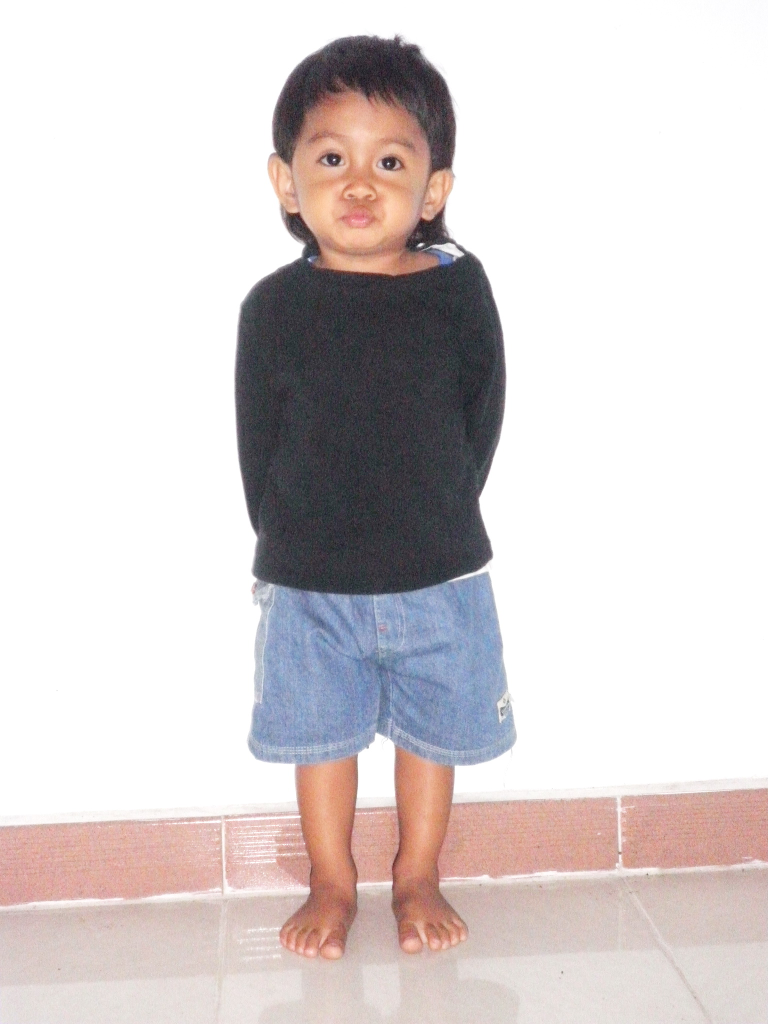
#> input picture uploads/2011_03_08_19_57_IMG_1990.JPG, 1536 x 2048 px (shown at 1/2 size)
$ python -i glow.py   (imports and definitions only)
#> lines starting #> are read from the running program, lines starting #| are printed output that depends on the picture
#> further down, picture is the input picture: PIL image 1536x2048 RGB; mean R, G, B 216, 208.8, 208.9
from PIL import ImageEnhance, ImageFilter

def apply_glow(image, brightness=1.2, blur_radius=5):
    # Meningkatkan kecerahan gambar
#> called with brightness = 1.2, blur_radius = 5
    enhancer = ImageEnhance.Brightness(image)
    bright_image = enhancer.enhance(brightness)
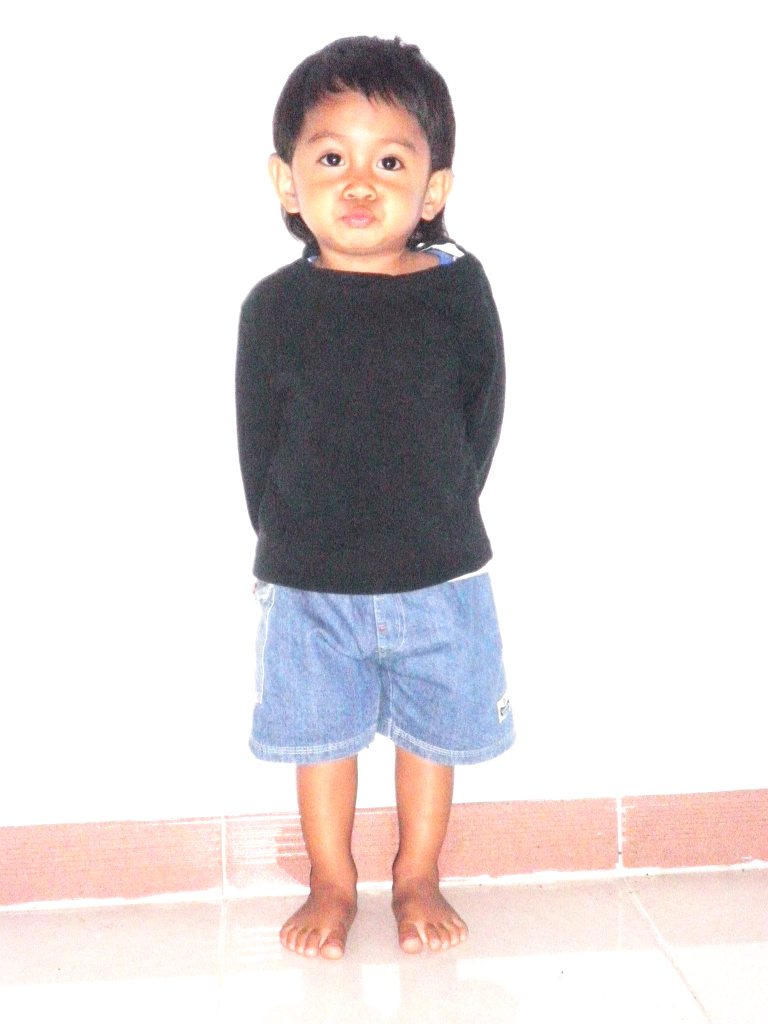
#> bright_image: PIL image 1536x2048 RGB (shown at 1/2 size); mean R, G, B 227.1, 220.6, 220.8

    # Menambahkan efek blur pada gambar
    glow_image = bright_image.filter(ImageFilter.GaussianBlur(blur_radius))

    # Menggabungkan gambar asli dan gambar dengan efek glow
    combined_image = Image.blend(image, glow_image, 0.5)
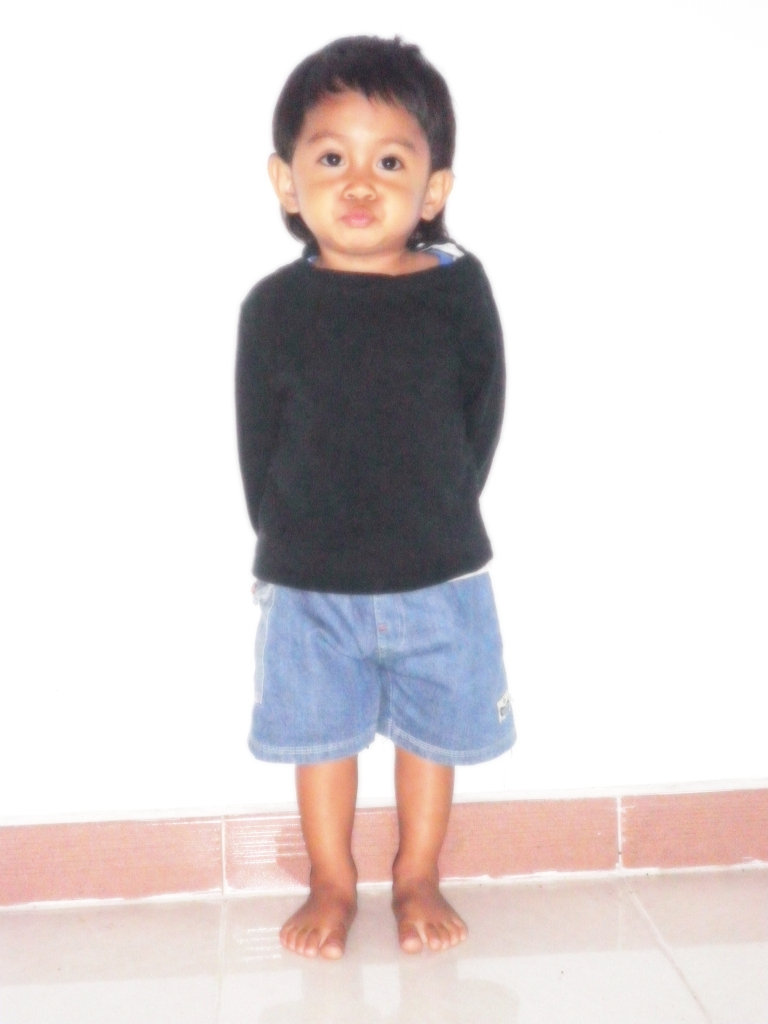
#> combined_image: PIL image 1536x2048 RGB (shown at 1/2 size); mean R, G, B 221.4, 214.6, 214.7

    return combined_image

>>> from PIL import Image
>>> picture = Image.open('uploads/2011_03_08_19_57_IMG_1990.JPG')
>>> result = apply_glow(picture)

$ run again, on uploads/2022_01_20_17_04_IMG_1437.JPG
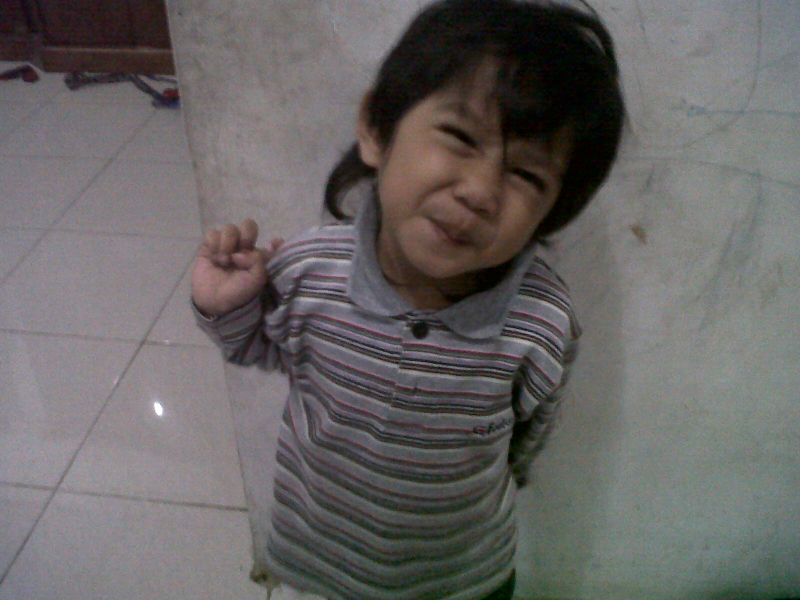
#> input picture uploads/2022_01_20_17_04_IMG_1437.JPG, 1600 x 1200 px (shown at 1/2 size)
#> picture is the input picture: PIL image 1600x1200 RGB; mean R, G, B 103.5, 100.4, 99.8
#> in apply_glow, `bright_image = enhancer.enhance(brightness)`:
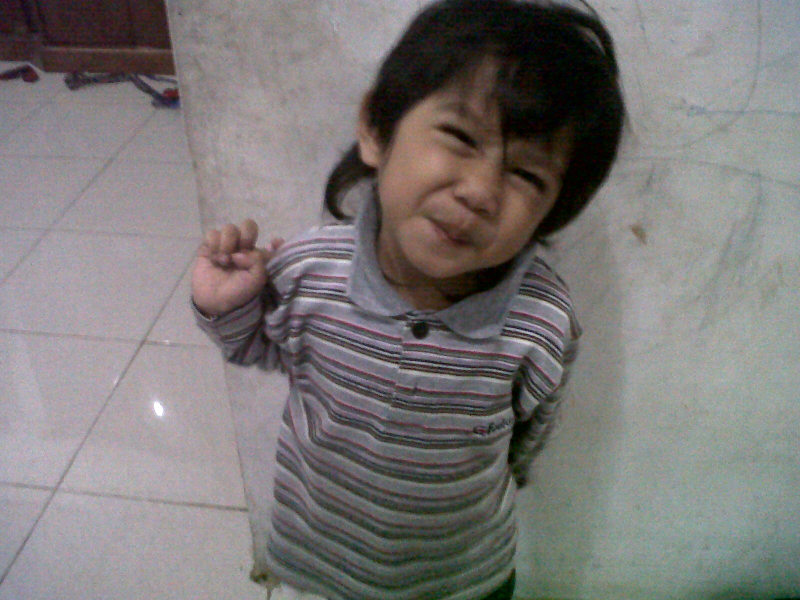
#> bright_image: PIL image 1600x1200 RGB (shown at 1/2 size); mean R, G, B 123.7, 120, 119.4

$ run again, on uploads/2022_01_21_00_10_IMG_5236.JPG
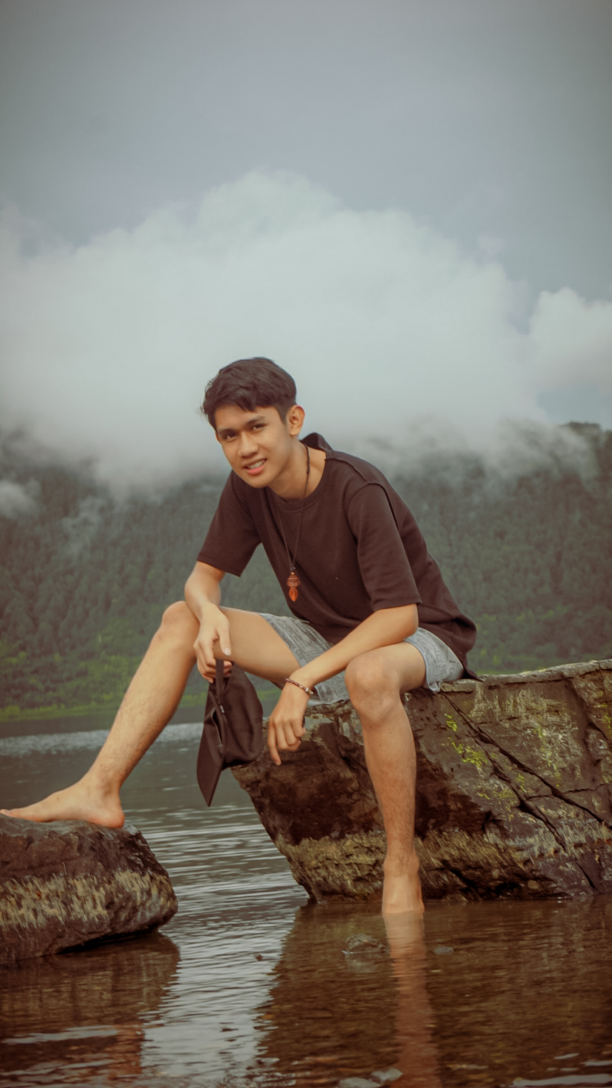
#> input picture uploads/2022_01_21_00_10_IMG_5236.JPG, 1834 x 3264 px (shown at 1/3 size)
#> picture is the input picture: PIL image 1834x3264 RGB; mean R, G, B 125.6, 117, 106.7
#> in apply_glow, `bright_image = enhancer.enhance(brightness)`:
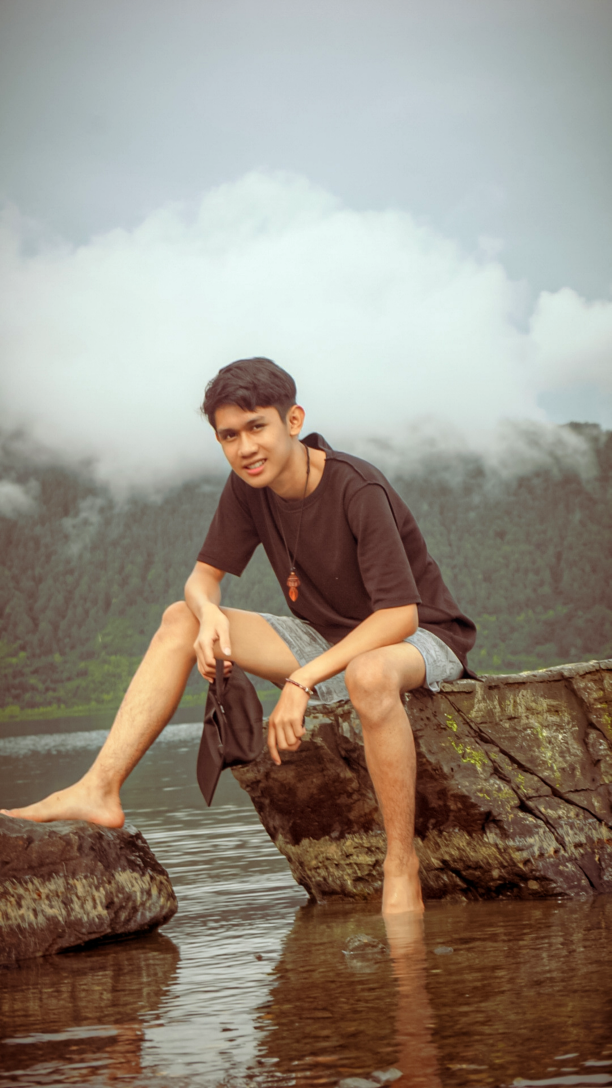
#> bright_image: PIL image 1834x3264 RGB (shown at 1/3 size); mean R, G, B 150.4, 140, 127.7

$ run again, on uploads/2022_06_27_01_10_IMG_3280.JPG
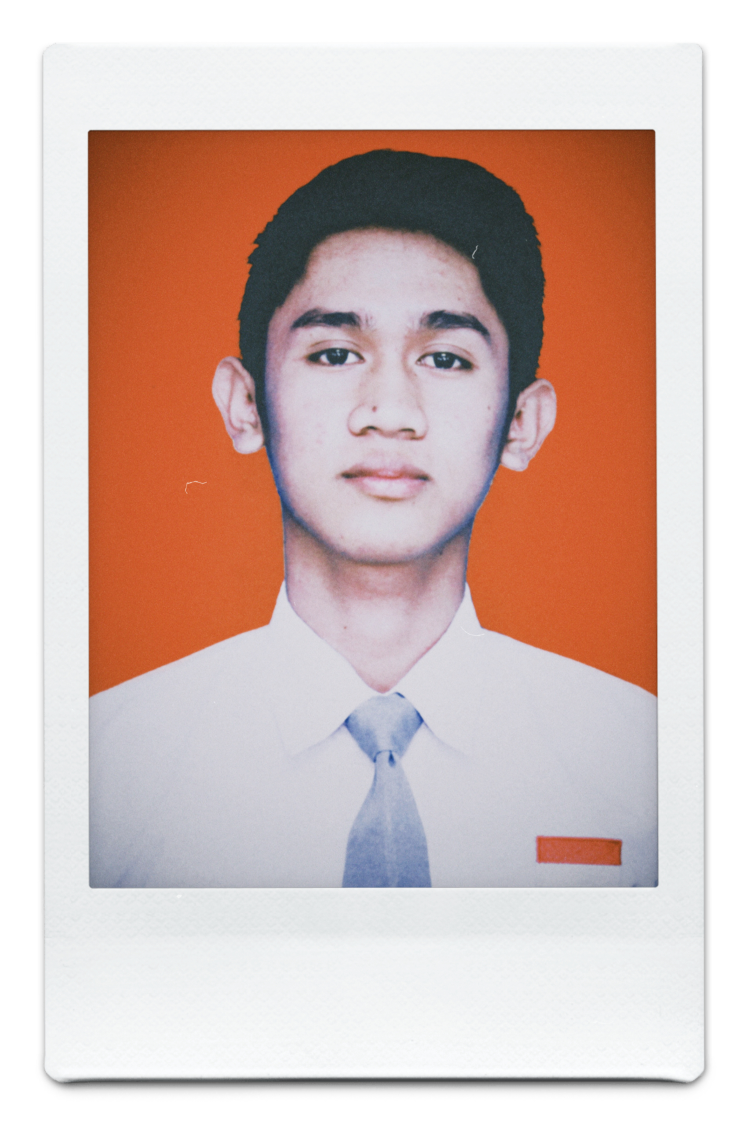
#> input picture uploads/2022_06_27_01_10_IMG_3280.JPG, 1497 x 2246 px (shown at 1/2 size)
#> picture is the input picture: PIL image 1497x2246 RGB; mean R, G, B 211.5, 188, 181.9
#> in apply_glow, `glow_image = bright_image.filter(ImageFilter.GaussianBlur(blur_radius))`:
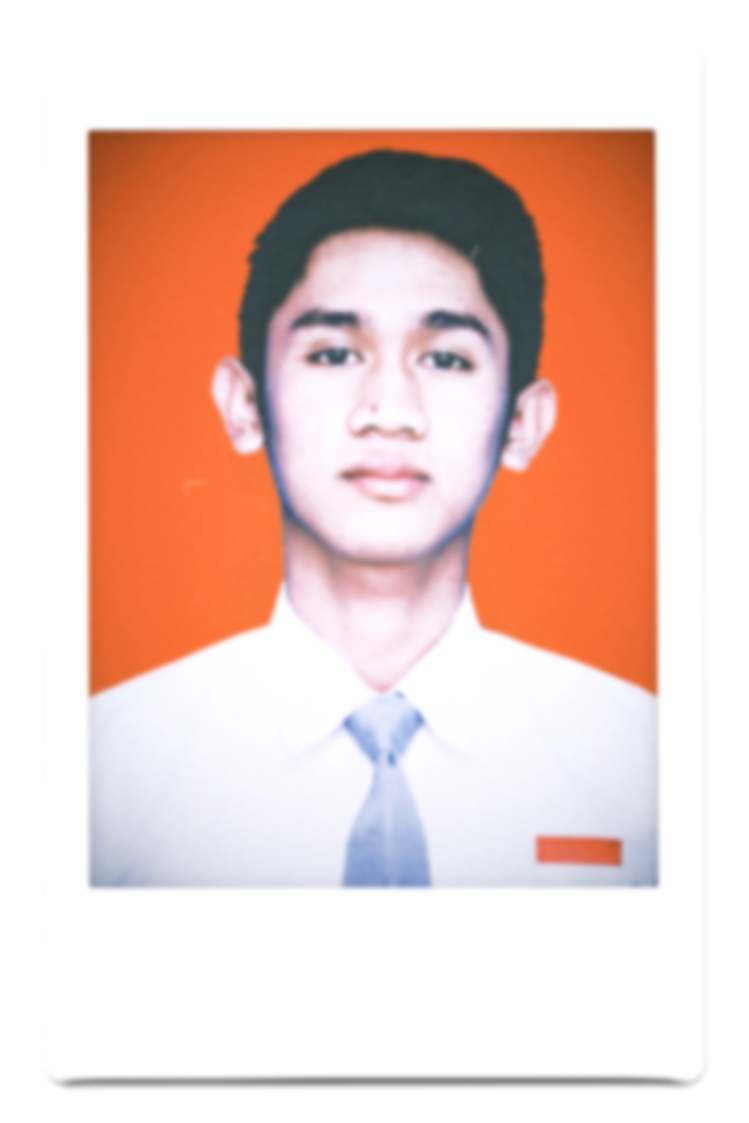
#> glow_image: PIL image 1497x2246 RGB (shown at 1/2 size); mean R, G, B 235.8, 206.9, 198.8
#> in apply_glow, `combined_image = Image.blend(image, glow_image, 0.5)`:
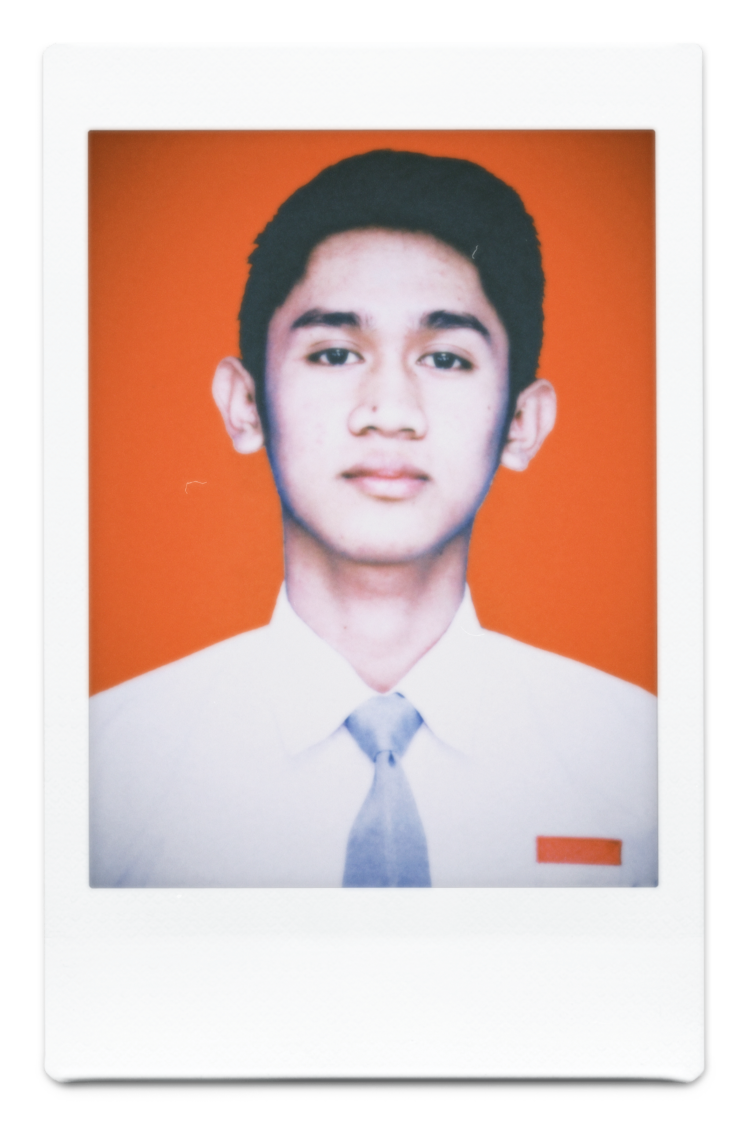
#> combined_image: PIL image 1497x2246 RGB (shown at 1/2 size); mean R, G, B 223.5, 197.2, 190.2
